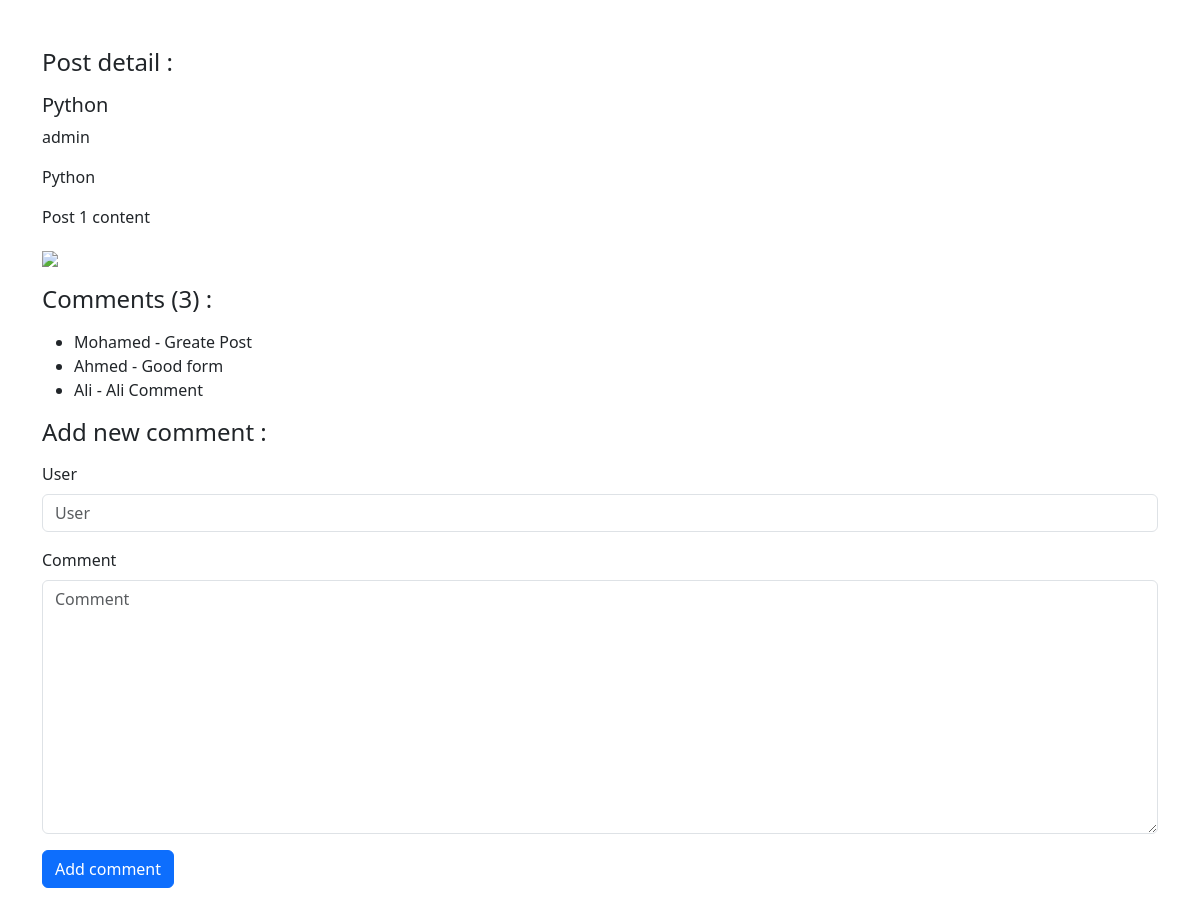
Page /posts/1/ on the earlier database version.
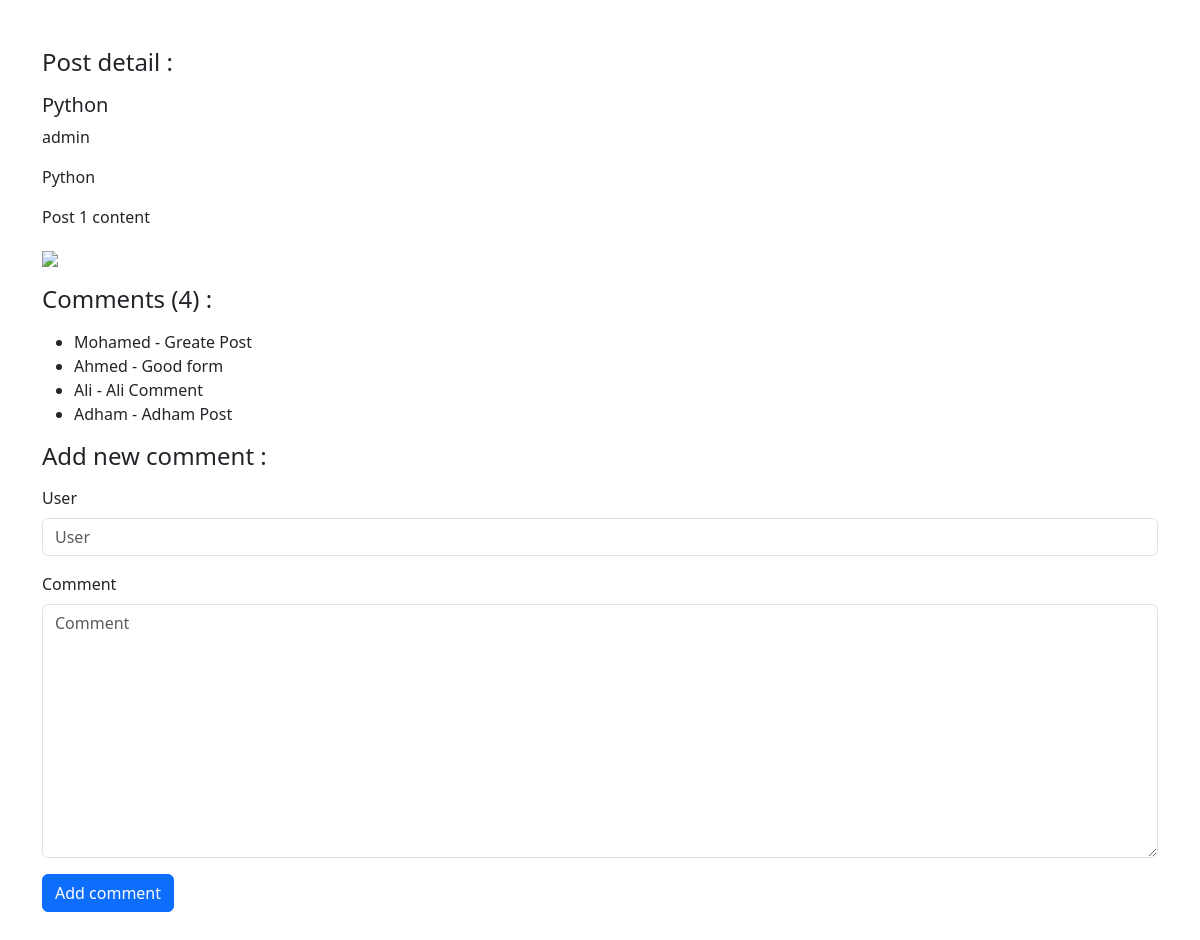
Same page on the later database version.
### posts/models.py (models this page shows, shortened)
class Comment (models.Model):
    post = models.ForeignKey(Post, related_name='comment_post', on_delete = models.CASCADE)
    user = models.CharField(max_length=100)
    comment = models.TextField(max_length=300)
    created_at = models.DateTimeField(default=timezone.now)

### posts/views.py (the view)
# urls.py: path('posts/<int:pk>/', views.post_details),
def post_details(request,pk):
    data = Post.objects.get(id = pk)
    comments = Comment.objects.filter(post=data)
    if request.method == 'POST' :
        form = CommentForm(request.POST)
        if form.is_valid():
            myform = form.save(commit=False)
            myform.post = data
            myform.save()
    else :
        form = CommentForm()
    context = {
        'post' : data,
        'comments' : comments,
        'form' : form,
    }
    return render(request,'posts/post_detail.html',context)

### posts/forms.py
class CommentForm(forms.ModelForm) :
    class Meta :
        model = Comment
        fields = ['user','comment']

### posts/models.py (called while the page is built)
    def __str__(self):
        return self.title

    def __str__(self):
        return self.name

### posts/templates/posts/post_detail.html (shortened to what this page needs)
{% load django_bootstrap5 %}
<!doctype html>
<html lang="en">
  <head>
    <link href="https://cdn.jsdelivr.net/npm/bootstrap@5.3.3/dist/css/bootstrap.min.css" rel="stylesheet">
  </head>
  <body>
    <div class="container my-5">
        <div>
            <h4 class="my-3">Post detail :</h4>
            <h5>{{ post }}</h5>
            <p>{{ post.author }}</p>
            <p>{{ post.category }}</p>
            <p>{{ post.content | safe }}</p>
            <img src="{{ post.image.url }}">
        </div>
        <div>
            <h4 class="my-3">Comments ({{ comments | length }}) :</h4>
        </div>
        <ul>
            {% for comment in comments %}
                <li>{{ comment.user }} - {{ comment.comment }}</li>
                {% empty %}
                <li>There are no comments for this post</li>
            {% endfor %}
        </ul>
        <div>
            <h4 class="my-3">Add new comment :</h4>
            <form method="post" class="form">
                {% bootstrap_form form %}
                {% bootstrap_button button_type="submit" content="Add comment" %}
            </form>
        </div>
    </div>
  </body>
</html>

Differences in the rows shown:
added Comment: user "Adham", comment "Adham Post"
Other differences:
{{ comments | length }}: "3" → "4"
